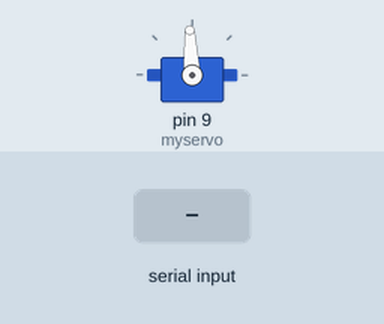
Bench run of a sketch on a simulated Arduino Mega 2560, built with avr-gcc and run on an emulated ATmega2560. On the bench: servo. The test bench sets the inputs (shaded band). What the sketch prints to the serial monitor is not drawn.

Above: at 3.2 s.
3.3 s: "1" received over Serial
Timing chart, 0 to 6.3 s (numbered marks = the images above; inputs shaded):
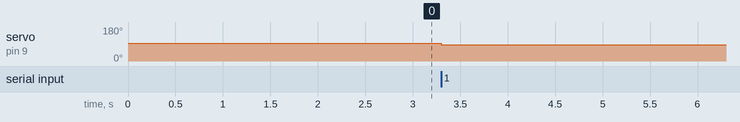

Measured:
- after the input at 3.3 s, servo on pin 9 (myservo): 93° → 87° at once

The sketch:

Arduino_Mega_Firmware.ino
```cpp
#include <Servo.h>

Servo myservo;

const int DC = 93;
const int MAX_ANGLE = 6;
const unsigned long RATE_MS = 10; // Corresponds to 100Hz sequential loop tracking

int ServoPos = DC;
int lastAngle = DC;
unsigned long lastTime = 0;

void setup() {
  Serial.begin(115200);
  myservo.attach(9);
  myservo.write(DC);
  delay(2000);
  lastTime = millis();
}

void loop() {
  // Enforce timing window
  if (millis() - lastTime < RATE_MS) return;
  lastTime = millis();

  // Clear older buffer bloat packets to avoid latency buildup
  while (Serial.available() > 1) Serial.read();

  // Master-slave Handshake trigger
  Serial.write('!');

  unsigned long waitStart = millis();
  while (Serial.available() < 1) {
    // Fail-safe protection: if transmission hangs over 50ms, maintain last position
    if (millis() - waitStart > 50) {
      myservo.write(lastAngle);
      return;
    }
  }

  // Process verified incoming configuration packet
  ServoPos = Serial.read();
  ServoPos = constrain(ServoPos, DC - MAX_ANGLE, DC + MAX_ANGLE);

  // Actuate only if physical target configuration shifted
  if (ServoPos != lastAngle) {
    myservo.write(ServoPos);
    lastAngle = ServoPos;
  }
}
```
